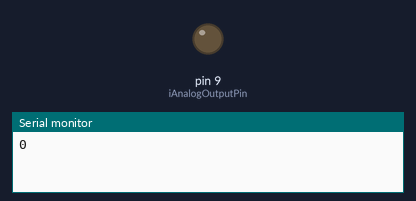
Bench run of a sketch on a simulated Arduino Uno, built with avr-gcc and run on an emulated ATmega328P. Shown: output pins drawn as LEDs (lit = HIGH), the last lines printed to the serial monitor.

Above: at 0.1 s.
At 8.1 s:
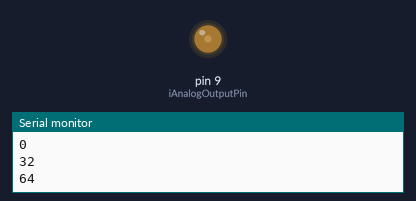
At 12.1 s:
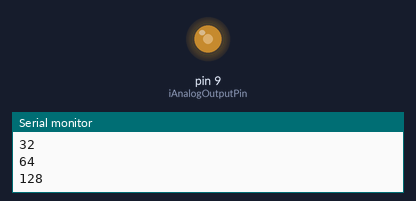
At 36.1 s:
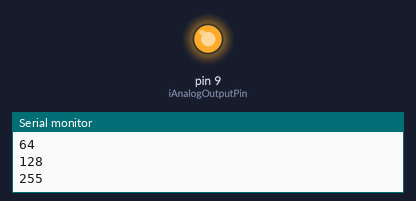
Timing chart, 0 to 37.6 s (numbered marks = the images above):
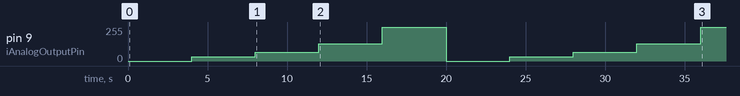

Measured:
- by itself, pin 9 (iAnalogOutputPin): 0/255 → 32/255 at 4.0 s, → 64/255 4.0 s later, → 128/255 4.0 s later, → 255/255 4.0 s later, … (9 changes in this stretch)

The sketch:

ViewAnalogOutput.ino
```cpp
// write a range of analog values.  Display values to the serial monitor
// this example is intended to be as simple as possible in order to illustrate the fundamentals
// it may be refined as desired.

int iAnalogOutputPin = 9;                       // define variable to identify which analog pin will be used
int iOutputValue = 0;                           // define variable to hold the

void setup() {
  // put your setup code here, to run once:
  Serial.begin(9600);                           // setup serial output

}

void loop() {
  // put your main code here, to run repeatedly:
  // Valid analog values range from 0 to 255.  A value of zero produces a digital signal which is in the off
  // state 100% of the time.  A value of 255 produces a digital signal which is in the on state 100% of the time
  // values in between these two extremes produce a pulse with a pulse width proportionately between these extremes
  //

  iOutputValue = 0;                             // establish value to be sent to output
  Serial.println(iOutputValue);                 // display the value to the serial monitor
  analogWrite(iAnalogOutputPin, iOutputValue);  // write the specified value to the specified output pin
  delay(4000);                                  // give the user time to view the output

  iOutputValue = 32;
  Serial.println(iOutputValue);
  analogWrite(iAnalogOutputPin, iOutputValue);
  delay(4000);

  iOutputValue = 64;
  Serial.println(iOutputValue);
  analogWrite(iAnalogOutputPin, iOutputValue);
  delay(4000);

  iOutputValue = 128;
  Serial.println(iOutputValue);
  analogWrite(iAnalogOutputPin, iOutputValue);
  delay(4000);

  iOutputValue = 255;
  Serial.println(iOutputValue);
  analogWrite(iAnalogOutputPin, iOutputValue);
  delay(4000);

}
```
